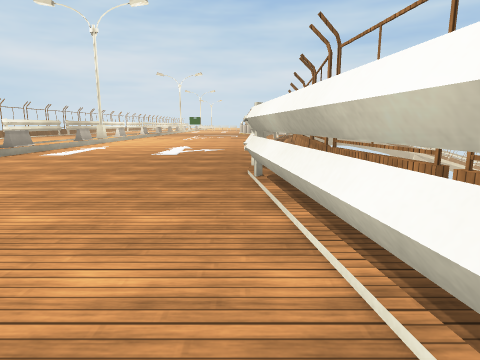
[1] (above)

16 first-person views from a walk through a Unity game level. The camera is 1.2 m above the floor, tilts 10° down and sees 75° across. The floor is counted in squares, 1 m on a side. Each view is taken from the middle of a square. On the plan, view 1 faces up. The plan holds only what a view shows up to about 13 squares ahead; the rest is blank. The place goes on beyond the plan. The player character is not drawn. Some surface patterns are stand-ins.

[2]
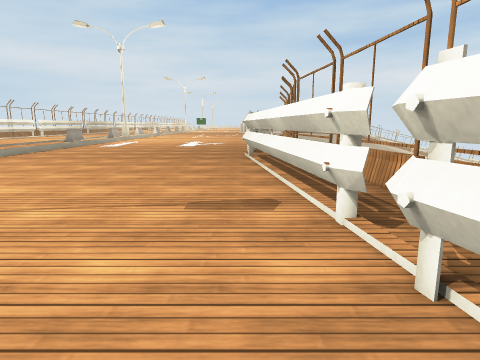

[3]
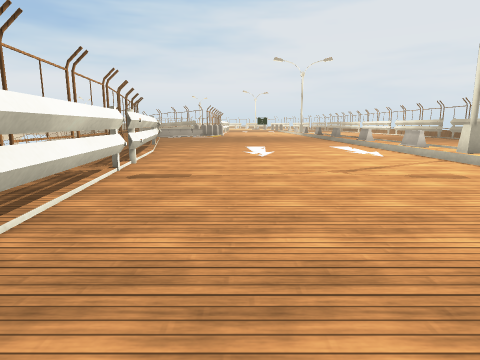

[4]
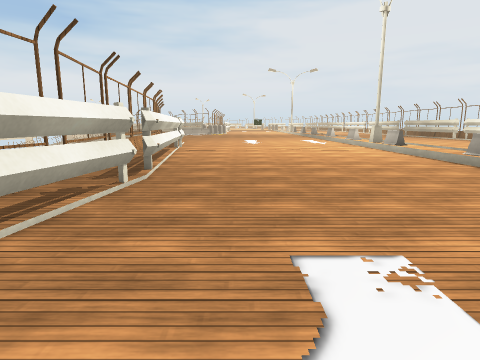

[5]
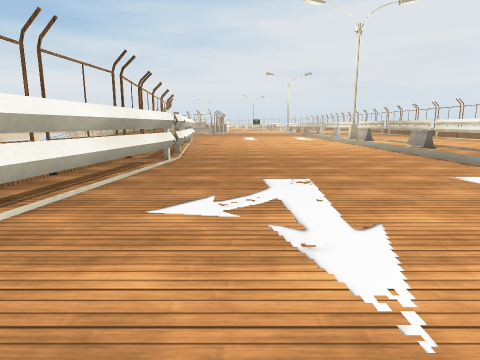

[6]
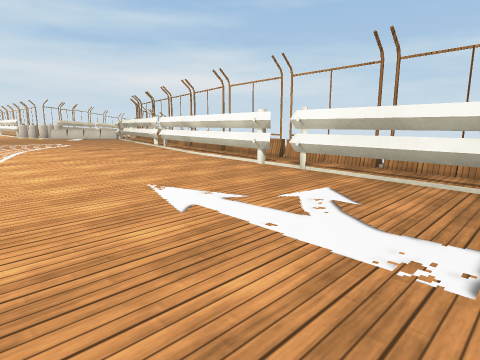

[7]
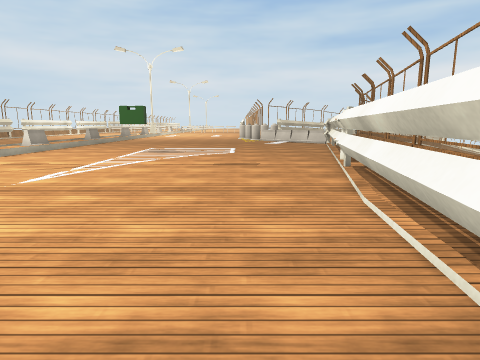

[8]
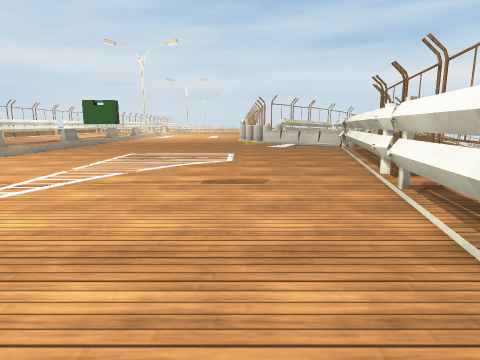

[9]
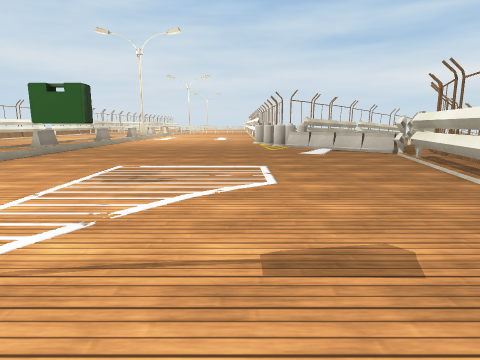

[10]
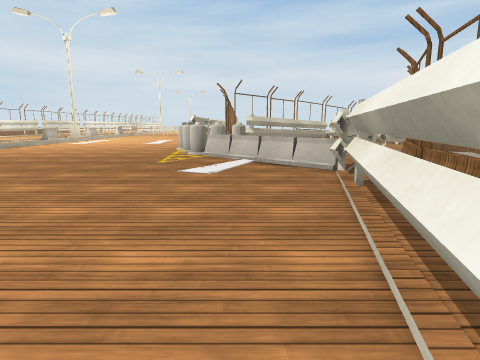

[11]
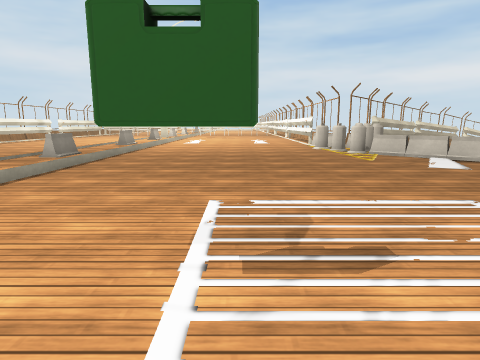

[12]
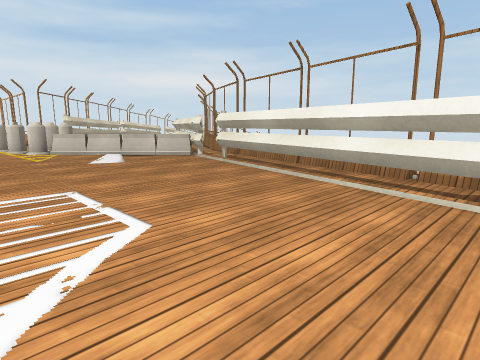

[13]
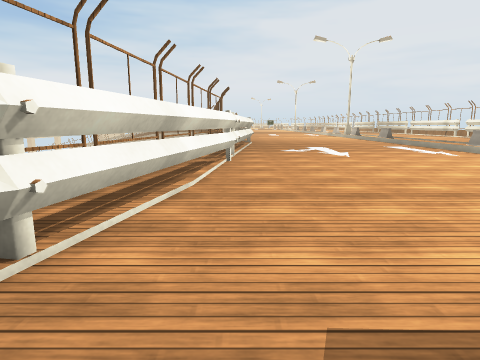

[14]
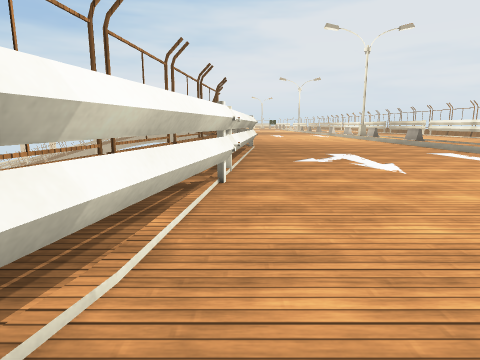

[15]
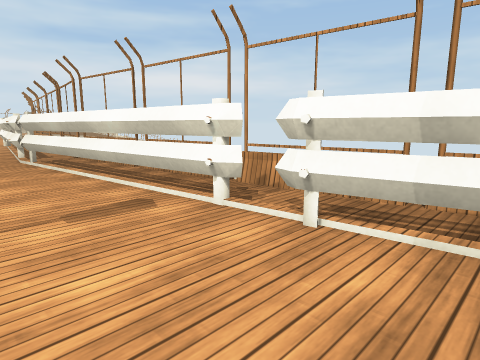

[16]
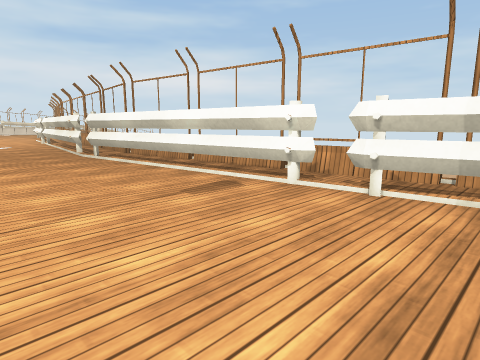

### Floor plan
Key: @ floor where view 1 was taken; # wall or solid block; . main floor; : floor 0.25 m higher than the main floor; / step, stairs or slope; O other object.
Columns run from 11 left of view 1 to 5 right of it. Each row starts with its distance up from view 1.
 43      .......OO
 42   /..........OO
 41   /...........OO
 40 :O/............OO
 39 :O/.............O
 38 ::/.............#
 37  :/.............#
 36   /.............#
 35   /.............#
 34   /.............#
 33   /............##
 32    ............#
 31   /...OO.......#
 30   /............#
 29    ...........##
 28    ...........#
 27     ..........#
 26      .........#
 25      ........##
 24       .......#
 23       .......#
 22       .......#
 21       .......#
 20      .......##
 19     ........##
 18     ........#
 17    .........#
 16    .........#
 15     ........#
 14     ........#
 13   /.........#
 12   /.........#
 11    ........##
 10   /........##
  9   /........#
  8  :/........#
  7 ::/........#
  6 ::/........#
  5  O/........##
  4  O/........##
  3  :/.........#
  2   /.........#
  1     ........#
  0    ........@#
 -1    .........#
 -2   /.........#
 -3   /.........#
 -4  #/.........##
 -5   /..........#

Where each view was taken, in squares from view 1:
view 1: 0 up, 0 right, facing up
view 2: 5 down, 0 right, facing up
view 3: 7 up, 2 left, facing down
view 4: 15 up, 2 left, facing down
view 5: 19 up, 2 left, facing down
view 6: 12 up, 6 left, facing up-right
view 7: 18 up, 0 right, facing up
view 8: 21 up, 0 right, facing up
view 9: 25 up, 1 left, facing up
view 10: 30 up, 3 right, facing up
view 11: 29 up, 4 left, facing up
view 12: 28 up, 2 left, facing up-right
view 13: 29 up, 1 right, facing down
view 14: 25 up, 1 right, facing down
view 15: 5 down, 2 left, facing up-right
view 16: 5 down, 4 left, facing up-right
